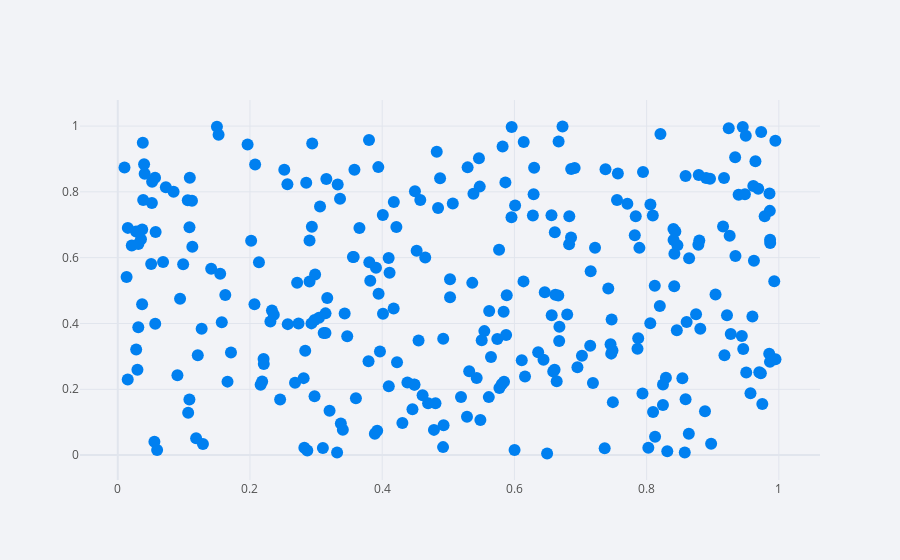

The cell this chart's notebook holds for it:
### Code cell
cf.set_config_file(theme="polar")
df.iplot(x = 'a' , y = 'b' , mode= 'markers')

### Figure 1 — Plotly figure (JSON) as saved in the notebook; plotly's stock layout.template omitted (floating-point values rounded to 4 significant figures; data arrays with more than 128 entries replaced by an {"elided": "..."} marker saying what was removed)
{"data": [{"line": {"color": "rgba(0, 128, 240, 1.0)", "dash": "solid", "shape": "linear", "width": 1.3}, "marker": {"size": 12, "symbol": "circle"}, "mode": "markers", "name": "b", "text": "", "type": "scatter", "x": {"elided": "300 float values"}, "y": {"elided": "300 float values"}}], "layout": {"legend": {"bgcolor": "#F2F3F7", "font": {"color": "#505050"}}, "paper_bgcolor": "#F2F3F7", "plot_bgcolor": "#F2F3F7", "title": {"font": {"color": "#484848"}}, "xaxis": {"gridcolor": "#E1E5ED", "showgrid": true, "tickfont": {"color": "#505050"}, "title": {"font": {"color": "#505050"}, "text": ""}, "zerolinecolor": "#E1E5ED"}, "yaxis": {"gridcolor": "#E1E5ED", "showgrid": true, "tickfont": {"color": "#505050"}, "title": {"font": {"color": "#505050"}, "text": ""}, "zerolinecolor": "#E1E5ED"}}}
